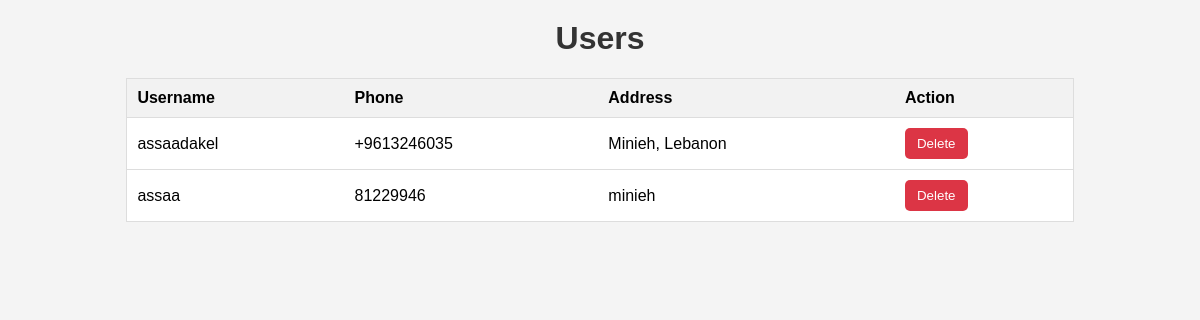
Screenshot of /users with the database file from the repository.
### app/models.py (models this page shows, shortened)
class User(db.Model):
    __tablename__ = 'user'
    user_id = db.Column(db.Integer, primary_key=True)
    username = db.Column(db.String(50), unique=True, nullable=False)
    password = db.Column(db.String(50), nullable=False)
    email = db.Column(db.String(50), unique=True, nullable=False)
    phone = db.Column(db.String(50), unique=True, nullable=False)
    address = db.Column(db.String(100), nullable=False)
    cart = db.relationship('Cart', back_populates='user', uselist=False)

### app/routes.py (the view)
    @app.route('/users')
    def view_users():
        users = User.query.all()
        return render_template('view_users.html', users=users)

### templates/view_users.html (shortened to what this page needs)
<!DOCTYPE html>
<html>
  <head>
  </head>
  <body>
    <h1>Users</h1>
    <table>
      <thead>
        <tr>
          <th>Username</th>
          <th>Phone</th>
          <th>Address</th>
          <th>Action</th>
        </tr>
      </thead>
      <tbody>
        {% for user in users %}
        <tr>
          <td>{{ user.username }}</td>
          <td>{{ user.phone }}</td>
          <td>{{ user.address }}</td>
          <td>
            <form
              action="{{ url_for('delete_user', user_id=user.user_id) }}"
              method="post"
            >
              <button type="submit">Delete</button>
            </form>
          </td>
        </tr>
        {% endfor %}
      </tbody>
    </table>
  </body>
</html>

### templates/view_users.html (style rules this page uses)
body { font-family: Arial, sans-serif; background-color: #f4f4f4; }
h1 { text-align: center; margin-top: 20px; color: #333; }
table { width: 80%; margin: 0 auto; border-collapse: collapse; border: 1px solid #ddd; background-color: #fff; }
th, td { padding: 10px; text-align: left; border-bottom: 1px solid #ddd; }
th { background-color: #f2f2f2; }
td button { background-color: #dc3545; color: #fff; border: none; padding: 8px 12px; cursor: pointer; border-radius: 5px; }

### rows the page displays
User: username "assaadakel", phone "+9613246035", address "Minieh, Lebanon"
User: username "assaa", phone "81229946", address "minieh"
